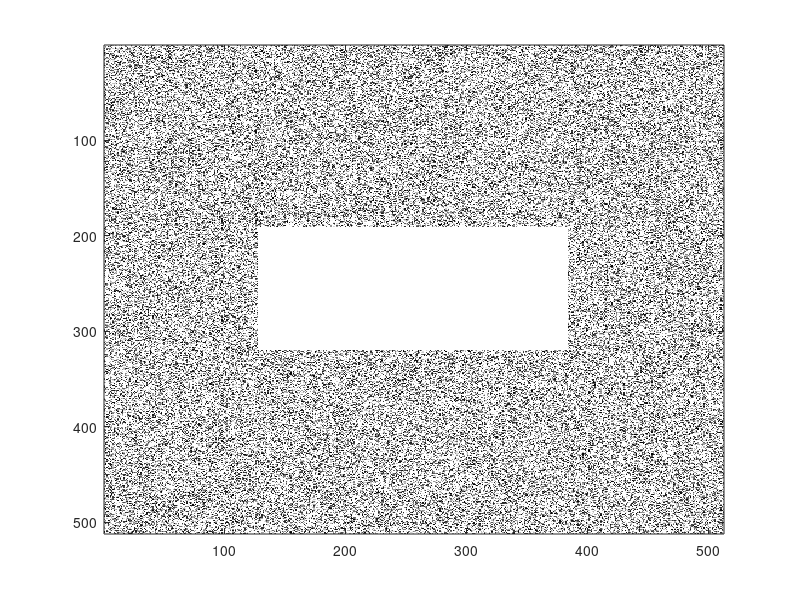

Write the MATLAB code that produced this figure.
% Regression test function (black box) for imagesc
% This function is autogenerated by helpgen.py
function bbtest_success = bbtest_handle_imagesc
  bbtest_success = 1;
NumErrors = 0;
try
  x = rand(512);
catch
  NumErrors = NumErrors + 1;
end
try
  x((-64:63)+256,(-128:127)+256) = 1.0;
catch
  NumErrors = NumErrors + 1;
end
try
  figure
catch
  NumErrors = NumErrors + 1;
end
try
  imagesc(x,[0 .5])
catch
  NumErrors = NumErrors + 1;
end
try
  colormap(gray)
catch
  NumErrors = NumErrors + 1;
end
try
  mprint image1
catch
  NumErrors = NumErrors + 1;
end
if (NumErrors ~= 0) bbtest_success = 0; return; end
